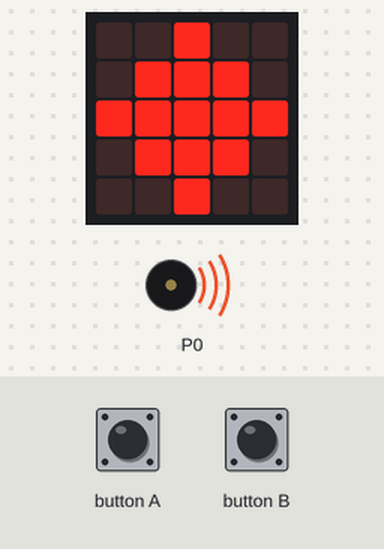
A program run on a simulated BBC micro:bit (MakeCode). On the bench: the board's 5×5 LED display, buzzer (waves = sounding).

Above: at 0.5 s.
At 4.7 s:
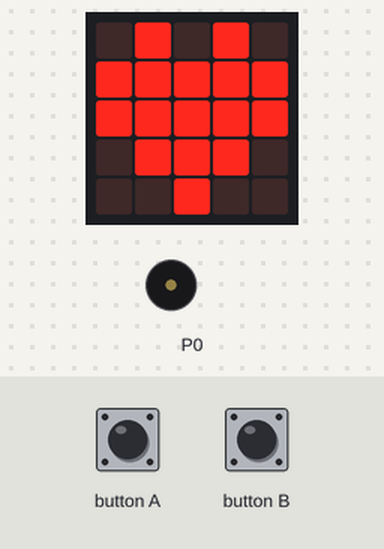
At 13.5 s:
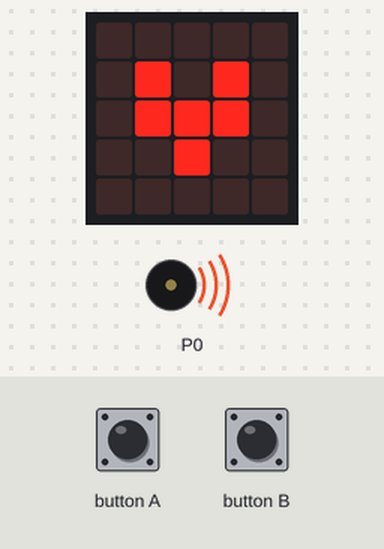
At 22.7 s:
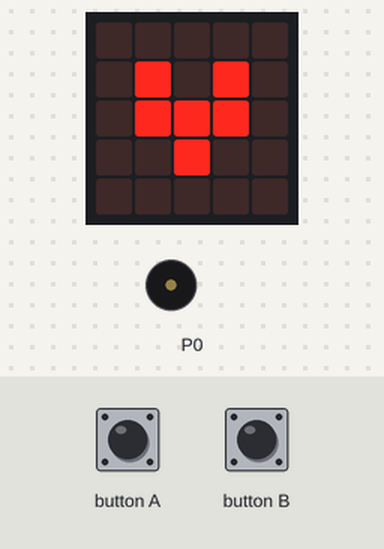
Timing chart, 0 to 130.0 s (numbered marks = the images above):
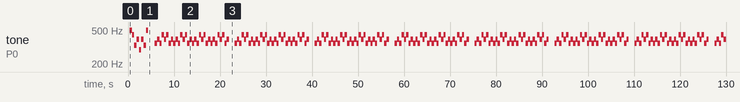

Measured:
- by itself, tone on P0: plays 494 Hz for 0.51 s, 440 Hz for 0.51 s, 330 Hz for 0.51 s, 392 Hz for 0.51 s, 294 Hz for 0.51 s, 392 Hz for 0.51 s … (237 notes in this stretch)
- what the display in image 1 shows lasts 0.6 s, from 4.6 s to 5.2 s

The program:

main.ts
```typescript
input.onButtonPressed(Button.A, function () {
    maqueen.writeLED(maqueen.LED.LEDLeft, maqueen.LEDswitch.turnOn)
    basic.pause(2000)
    maqueen.writeLED(maqueen.LED.LEDLeft, maqueen.LEDswitch.turnOff)
})
input.onButtonPressed(Button.B, function () {
    maqueen.writeLED(maqueen.LED.LEDLeft, maqueen.LEDswitch.turnOn)
    basic.pause(2000)
    maqueen.writeLED(maqueen.LED.LEDLeft, maqueen.LEDswitch.turnOff)
})
basic.showLeds(`
    . . # . .
    . # # # .
    # # # # #
    . # # # .
    . . # . .
    `)
music.playMelody("B A E G D G E B ", 120)
basic.pause(200)
basic.clearScreen()
basic.forever(function () {
    basic.showIcon(IconNames.Heart)
    basic.showIcon(IconNames.SmallHeart)
    for (let index = 0; index < 4; index++) {
        music.playMelody("F G F A G A F G ", 120)
    }
})
```

test.ts
```typescript
// aquí va el archivo "tests"; esto no se compilará cuando este paquete se utilice como una extensión.
```
